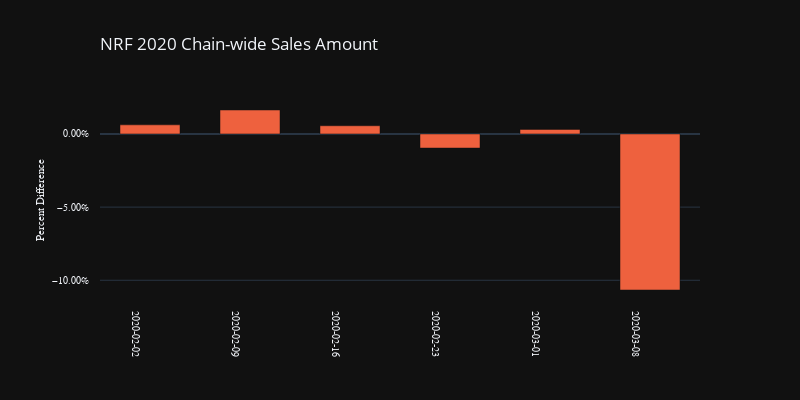

Notebook source saved alongside this figure:
### Code cell
filt_Dates = df_2020_Chain_Weeks['NRF_Week_Restated'] < 7
trace1 = go.Bar(
    x=df_2020_Chain_Weeks[filt_Dates]['Store_Date'],
    y=df_2020_Chain_Weeks[filt_Dates]['sales_AmtSold'] - 1,
    marker=dict(color=list_Colors[1]),
    name = 'Actual Value'
    )

trace2 = go.Scatter(
    x=df_2020_Chain_Weeks[filt_Dates]['Store_Date'],
    y=df_2020_Chain_Weeks[filt_Dates]['rollavg_sales_AmtSold'] - 1,
    marker=dict(color=list_Colors[2]),#)list_Colors[9]),#color='#cc6600'),
    name = '12mo Rolling Average'
    )
data=[trace1]

layout = go.Layout(    
                title=go.layout.Title(
                        text='NRF 2020 Chain-wide Sales Amount',
                        xref='paper',
                        x=0,
                        xanchor='left'),
                legend=dict(x=1.1, y=.5, xanchor='left', yanchor='middle'),
                width=800,
                height=400,
                margin=go.layout.Margin(
                    l=100,
                    r=100,
                    b=100,
                    t=100,
                    pad=10,
                    autoexpand=True),
                xaxis=dict(type='date',
                           tickfont=dict(family='Arial, san-serif', size=10),
                           tickangle=90,
                           tickformat = '%Y-%m-%d'),
                yaxis=dict(title='Percent Difference',
                           titlefont=dict(family='Arial, san-serif', size=11),
                           tickfont=dict(family='Arial, san-serif', size=10),
                           tickformat = '0.2%'),
                barmode='group',
                bargap=0.4,
                bargroupgap=0)
fig = go.FigureWidget(data=data, layout=layout)

iplot(fig)

### Figure 1 — Plotly figure (JSON) as saved in the notebook; plotly's stock layout.template omitted (floating-point values rounded to 4 significant figures)
{"data": [{"marker": {"color": "#ee613e"}, "name": "Actual Value", "type": "bar", "uid": "0082b1f3-14d8-4dd2-b9a8-287a4bc605fa", "x": ["2020-02-03T00:00:00", "2020-02-10T00:00:00", "2020-02-17T00:00:00", "2020-02-24T00:00:00", "2020-03-02T00:00:00", "2020-03-09T00:00:00"], "y": [0.006237, 0.01637, 0.005608, -0.009642, 0.003105, -0.1067]}], "layout": {"bargap": 0.4, "bargroupgap": 0, "barmode": "group", "height": 400, "legend": {"x": 1.1, "xanchor": "left", "y": 0.5, "yanchor": "middle"}, "margin": {"autoexpand": true, "b": 100, "l": 100, "pad": 10, "r": 100, "t": 100}, "title": {"text": "NRF 2020 Chain-wide Sales Amount", "x": 0, "xanchor": "left", "xref": "paper"}, "width": 800, "xaxis": {"tickangle": 90, "tickfont": {"family": "Arial, san-serif", "size": 10}, "tickformat": "%Y-%m-%d", "type": "date"}, "yaxis": {"tickfont": {"family": "Arial, san-serif", "size": 10}, "tickformat": "0.2%", "title": {"font": {"family": "Arial, san-serif", "size": 11}, "text": "Percent Difference"}}}}
